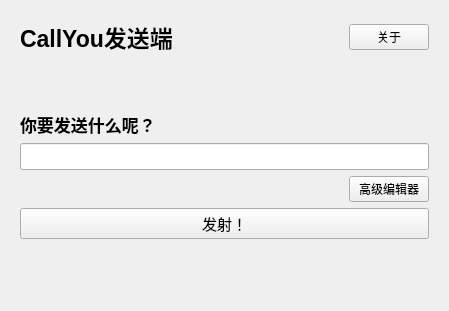
<?xml version="1.0" encoding="UTF-8"?>
<ui version="4.0">
 <class>Send</class>
 <widget class="QWidget" name="Send">
  <property name="geometry">
   <rect>
    <x>0</x>
    <y>0</y>
    <width>449</width>
    <height>311</height>
   </rect>
  </property>
  <property name="windowTitle">
   <string>CallYou</string>
  </property>
  <layout class="QVBoxLayout" name="verticalLayout_2">
   <item>
    <widget class="QWidget" name="widget" native="true">
     <layout class="QVBoxLayout" name="verticalLayout">
      <item>
       <layout class="QHBoxLayout" name="horizontalLayout_3">
        <item>
         <widget class="QLabel" name="titleLabel">
          <property name="font">
           <font>
            <pointsize>17</pointsize>
            <bold>true</bold>
           </font>
          </property>
          <property name="text">
           <string>CallYou发送端</string>
          </property>
         </widget>
        </item>
        <item>
         <spacer name="horizontalSpacer_2">
          <property name="orientation">
           <enum>Qt::Orientation::Horizontal</enum>
          </property>
          <property name="sizeHint" stdset="0">
           <size>
            <width>40</width>
            <height>20</height>
           </size>
          </property>
         </spacer>
        </item>
        <item>
         <widget class="QPushButton" name="aboutPbtn">
          <property name="text">
           <string>关于</string>
          </property>
         </widget>
        </item>
       </layout>
      </item>
      <item>
       <spacer name="verticalSpacer_2">
        <property name="orientation">
         <enum>Qt::Orientation::Vertical</enum>
        </property>
        <property name="sizeHint" stdset="0">
         <size>
          <width>20</width>
          <height>40</height>
         </size>
        </property>
       </spacer>
      </item>
      <item>
       <widget class="QLabel" name="label_2">
        <property name="font">
         <font>
          <pointsize>13</pointsize>
          <bold>true</bold>
         </font>
        </property>
        <property name="text">
         <string>你要发送什么呢？</string>
        </property>
       </widget>
      </item>
      <item>
       <widget class="QLineEdit" name="MessageEdit">
        <property name="font">
         <font>
          <pointsize>12</pointsize>
         </font>
        </property>
       </widget>
      </item>
      <item>
       <layout class="QHBoxLayout" name="horizontalLayout">
        <item>
         <spacer name="horizontalSpacer">
          <property name="orientation">
           <enum>Qt::Orientation::Horizontal</enum>
          </property>
          <property name="sizeHint" stdset="0">
           <size>
            <width>40</width>
            <height>20</height>
           </size>
          </property>
         </spacer>
        </item>
        <item>
         <widget class="QPushButton" name="seniorEditorPbtn">
          <property name="text">
           <string>高级编辑器</string>
          </property>
         </widget>
        </item>
       </layout>
      </item>
      <item>
       <widget class="QPushButton" name="sendPbtn">
        <property name="font">
         <font>
          <pointsize>11</pointsize>
          <bold>false</bold>
         </font>
        </property>
        <property name="text">
         <string>发射！</string>
        </property>
       </widget>
      </item>
      <item>
       <spacer name="verticalSpacer">
        <property name="orientation">
         <enum>Qt::Orientation::Vertical</enum>
        </property>
        <property name="sizeHint" stdset="0">
         <size>
          <width>20</width>
          <height>40</height>
         </size>
        </property>
       </spacer>
      </item>
     </layout>
    </widget>
   </item>
  </layout>
 </widget>
 <resources/>
 <connections/>
</ui>
